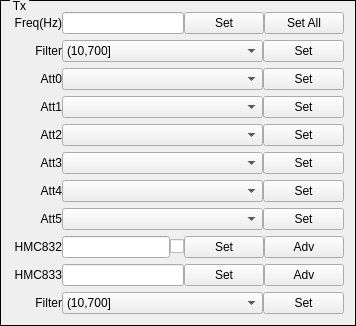
    <widget class="QGroupBox" name="groupBoxTx">
     <property name="styleSheet">
      <string notr="true">QGroupBox{ border:1px solid black; margin-top:0.5ex; }
QGroupBox::title { subcontrol-origin:margin; subcontrol-position:top left; top:-1px; left:10px; margin-left: 0px; padding:0 1px; }</string>
     </property>
     <property name="title">
      <string>Tx</string>
     </property>
     <layout class="QHBoxLayout" name="horizontalLayout_19">
      <item>
       <layout class="QVBoxLayout" name="verticalLayoutTx">
        <property name="spacing">
         <number>6</number>
        </property>
        <item>
         <layout class="QHBoxLayout" name="horizontalLayoutTx0">
          <property name="spacing">
           <number>0</number>
          </property>
          <item>
           <widget class="QLabel" name="labelTxFreq">
            <property name="sizePolicy">
             <sizepolicy hsizetype="Fixed" vsizetype="Fixed">
              <horstretch>0</horstretch>
              <verstretch>0</verstretch>
             </sizepolicy>
            </property>
            <property name="minimumSize">
             <size>
              <width>50</width>
              <height>16</height>
             </size>
            </property>
            <property name="text">
             <string>Freq(Hz)</string>
            </property>
            <property name="alignment">
             <set>Qt::AlignRight|Qt::AlignTrailing|Qt::AlignVCenter</set>
            </property>
           </widget>
          </item>
          <item>
           <widget class="QFreqScrollLineEdit" name="lineEditTxFreq">
            <property name="sizePolicy">
             <sizepolicy hsizetype="Expanding" vsizetype="Fixed">
              <horstretch>5</horstretch>
              <verstretch>0</verstretch>
             </sizepolicy>
            </property>
           </widget>
          </item>
          <item>
           <widget class="QPushButton" name="pushButtonSetTxFreq">
            <property name="sizePolicy">
             <sizepolicy hsizetype="Expanding" vsizetype="Fixed">
              <horstretch>1</horstretch>
              <verstretch>0</verstretch>
             </sizepolicy>
            </property>
            <property name="text">
             <string>Set</string>
            </property>
           </widget>
          </item>
          <item>
           <widget class="QPushButton" name="pushButtonSetTxAll">
            <property name="sizePolicy">
             <sizepolicy hsizetype="Expanding" vsizetype="Fixed">
              <horstretch>1</horstretch>
              <verstretch>0</verstretch>
             </sizepolicy>
            </property>
            <property name="text">
             <string>Set All</string>
            </property>
           </widget>
          </item>
         </layout>
        </item>
        <item>
         <layout class="QHBoxLayout" name="horizontalLayoutTx1_2">
          <property name="spacing">
           <number>0</number>
          </property>
          <item>
           <widget class="QLabel" name="labelTxFilter">
            <property name="sizePolicy">
             <sizepolicy hsizetype="Fixed" vsizetype="Fixed">
              <horstretch>0</horstretch>
              <verstretch>0</verstretch>
             </sizepolicy>
            </property>
            <property name="minimumSize">
             <size>
              <width>50</width>
              <height>16</height>
             </size>
            </property>
            <property name="text">
             <string>Filter</string>
            </property>
            <property name="alignment">
             <set>Qt::AlignRight|Qt::AlignTrailing|Qt::AlignVCenter</set>
            </property>
           </widget>
          </item>
          <item>
           <widget class="QComboBox" name="comboBoxTxFilter">
            <property name="sizePolicy">
             <sizepolicy hsizetype="Expanding" vsizetype="Fixed">
              <horstretch>5</horstretch>
              <verstretch>0</verstretch>
             </sizepolicy>
            </property>
            <item>
             <property name="text">
              <string>(10,700]</string>
             </property>
            </item>
            <item>
             <property name="text">
              <string>(700~1000]</string>
             </property>
            </item>
            <item>
             <property name="text">
              <string>(1000~2000]</string>
             </property>
            </item>
            <item>
             <property name="text">
              <string>(2000~2700]</string>
             </property>
            </item>
            <item>
             <property name="text">
              <string>(2700~3800]</string>
             </property>
            </item>
            <item>
             <property name="text">
              <string>(3800~6000]</string>
             </property>
            </item>
           </widget>
          </item>
          <item>
           <widget class="QPushButton" name="pushButtonSetTxFilter">
            <property name="sizePolicy">
             <sizepolicy hsizetype="Expanding" vsizetype="Fixed">
              <horstretch>2</horstretch>
              <verstretch>0</verstretch>
             </sizepolicy>
            </property>
            <property name="text">
             <string>Set</string>
            </property>
           </widget>
          </item>
         </layout>
        </item>
        <item>
         <layout class="QHBoxLayout" name="horizontalLayoutTx1">
          <property name="spacing">
           <number>0</number>
          </property>
          <item>
           <widget class="QLabel" name="labelTxAtt0">
            <property name="sizePolicy">
             <sizepolicy hsizetype="Fixed" vsizetype="Fixed">
              <horstretch>0</horstretch>
              <verstretch>0</verstretch>
             </sizepolicy>
            </property>
            <property name="minimumSize">
             <size>
              <width>50</width>
              <height>16</height>
             </size>
            </property>
            <property name="text">
             <string>Att0</string>
            </property>
            <property name="alignment">
             <set>Qt::AlignRight|Qt::AlignTrailing|Qt::AlignVCenter</set>
            </property>
           </widget>
          </item>
          <item>
           <widget class="QComboBox" name="comboBoxTxAtt0">
            <property name="sizePolicy">
             <sizepolicy hsizetype="Expanding" vsizetype="Fixed">
              <horstretch>5</horstretch>
              <verstretch>0</verstretch>
             </sizepolicy>
            </property>
           </widget>
          </item>
          <item>
           <widget class="QPushButton" name="pushButtonSetTxAtt0">
            <property name="sizePolicy">
             <sizepolicy hsizetype="Expanding" vsizetype="Fixed">
              <horstretch>2</horstretch>
              <verstretch>0</verstretch>
             </sizepolicy>
            </property>
            <property name="text">
             <string>Set</string>
            </property>
           </widget>
          </item>
         </layout>
        </item>
        <item>
         <layout class="QHBoxLayout" name="horizontalLayoutTx2">
          <property name="spacing">
           <number>0</number>
          </property>
          <item>
           <widget class="QLabel" name="labelTxAtt1">
            <property name="sizePolicy">
             <sizepolicy hsizetype="Fixed" vsizetype="Fixed">
              <horstretch>0</horstretch>
              <verstretch>0</verstretch>
             </sizepolicy>
            </property>
            <property name="minimumSize">
             <size>
              <width>50</width>
              <height>16</height>
             </size>
            </property>
            <property name="text">
             <string>Att1</string>
            </property>
            <property name="alignment">
             <set>Qt::AlignRight|Qt::AlignTrailing|Qt::AlignVCenter</set>
            </property>
           </widget>
          </item>
          <item>
           <widget class="QComboBox" name="comboBoxTxAtt1">
            <property name="sizePolicy">
             <sizepolicy hsizetype="Expanding" vsizetype="Fixed">
              <horstretch>5</horstretch>
              <verstretch>0</verstretch>
             </sizepolicy>
            </property>
           </widget>
          </item>
          <item>
           <widget class="QPushButton" name="pushButtonSetTxAtt1">
            <property name="sizePolicy">
             <sizepolicy hsizetype="Expanding" vsizetype="Fixed">
              <horstretch>2</horstretch>
              <verstretch>0</verstretch>
             </sizepolicy>
            </property>
            <property name="text">
             <string>Set</string>
            </property>
           </widget>
          </item>
         </layout>
        </item>
        <item>
         <layout class="QHBoxLayout" name="horizontalLayoutTx3">
          <property name="spacing">
           <number>0</number>
          </property>
          <item>
           <widget class="QLabel" name="labelTxAtt2">
            <property name="sizePolicy">
             <sizepolicy hsizetype="Fixed" vsizetype="Fixed">
              <horstretch>0</horstretch>
              <verstretch>0</verstretch>
             </sizepolicy>
            </property>
            <property name="minimumSize">
             <size>
              <width>50</width>
              <height>16</height>
             </size>
            </property>
            <property name="text">
             <string>Att2</string>
            </property>
            <property name="alignment">
             <set>Qt::AlignRight|Qt::AlignTrailing|Qt::AlignVCenter</set>
            </property>
           </widget>
          </item>
          <item>
           <widget class="QComboBox" name="comboBoxTxAtt2">
            <property name="sizePolicy">
             <sizepolicy hsizetype="Expanding" vsizetype="Fixed">
              <horstretch>5</horstretch>
              <verstretch>0</verstretch>
             </sizepolicy>
            </property>
           </widget>
          </item>
          <item>
           <widget class="QPushButton" name="pushButtonSetTxAtt2">
            <property name="sizePolicy">
             <sizepolicy hsizetype="Expanding" vsizetype="Fixed">
              <horstretch>2</horstretch>
              <verstretch>0</verstretch>
             </sizepolicy>
            </property>
            <property name="text">
             <string>Set</string>
            </property>
           </widget>
          </item>
         </layout>
        </item>
        <item>
         <layout class="QHBoxLayout" name="horizontalLayoutTx4">
          <property name="spacing">
           <number>0</number>
          </property>
          <item>
           <widget class="QLabel" name="labelTxAtt3">
            <property name="sizePolicy">
             <sizepolicy hsizetype="Fixed" vsizetype="Fixed">
              <horstretch>0</horstretch>
              <verstretch>0</verstretch>
             </sizepolicy>
            </property>
            <property name="minimumSize">
             <size>
              <width>50</width>
              <height>16</height>
             </size>
            </property>
            <property name="text">
             <string>Att3</string>
            </property>
            <property name="alignment">
             <set>Qt::AlignRight|Qt::AlignTrailing|Qt::AlignVCenter</set>
            </property>
           </widget>
          </item>
          <item>
           <widget class="QComboBox" name="comboBoxTxAtt3">
            <property name="sizePolicy">
             <sizepolicy hsizetype="Expanding" vsizetype="Fixed">
              <horstretch>5</horstretch>
              <verstretch>0</verstretch>
             </sizepolicy>
            </property>
           </widget>
          </item>
          <item>
           <widget class="QPushButton" name="pushButtonSetTxAtt3">
            <property name="sizePolicy">
             <sizepolicy hsizetype="Expanding" vsizetype="Fixed">
              <horstretch>2</horstretch>
              <verstretch>0</verstretch>
             </sizepolicy>
            </property>
            <property name="text">
             <string>Set</string>
            </property>
           </widget>
          </item>
         </layout>
        </item>
        <item>
         <layout class="QHBoxLayout" name="horizontalLayoutTx5">
          <property name="spacing">
           <number>0</number>
          </property>
          <item>
           <widget class="QLabel" name="labelTxAtt4">
            <property name="sizePolicy">
             <sizepolicy hsizetype="Fixed" vsizetype="Fixed">
              <horstretch>0</horstretch>
              <verstretch>0</verstretch>
             </sizepolicy>
            </property>
            <property name="minimumSize">
             <size>
              <width>50</width>
              <height>16</height>
             </size>
            </property>
            <property name="text">
             <string>Att4</string>
            </property>
            <property name="alignment">
             <set>Qt::AlignRight|Qt::AlignTrailing|Qt::AlignVCenter</set>
            </property>
           </widget>
          </item>
          <item>
           <widget class="QComboBox" name="comboBoxTxAtt4">
            <property name="sizePolicy">
             <sizepolicy hsizetype="Expanding" vsizetype="Fixed">
              <horstretch>5</horstretch>
              <verstretch>0</verstretch>
             </sizepolicy>
            </property>
           </widget>
          </item>
          <item>
           <widget class="QPushButton" name="pushButtonSetTxAtt4">
            <property name="sizePolicy">
             <sizepolicy hsizetype="Expanding" vsizetype="Fixed">
              <horstretch>2</horstretch>
              <verstretch>0</verstretch>
             </sizepolicy>
            </property>
            <property name="text">
             <string>Set</string>
            </property>
           </widget>
          </item>
         </layout>
        </item>
        <item>
         <layout class="QHBoxLayout" name="horizontalLayoutTx5_2">
          <property name="spacing">
           <number>0</number>
          </property>
          <item>
           <widget class="QLabel" name="labelTxAtt5">
            <property name="sizePolicy">
             <sizepolicy hsizetype="Fixed" vsizetype="Fixed">
              <horstretch>0</horstretch>
              <verstretch>0</verstretch>
             </sizepolicy>
            </property>
            <property name="minimumSize">
             <size>
              <width>50</width>
              <height>16</height>
             </size>
            </property>
            <property name="text">
             <string>Att5</string>
            </property>
            <property name="alignment">
             <set>Qt::AlignRight|Qt::AlignTrailing|Qt::AlignVCenter</set>
            </property>
           </widget>
          </item>
          <item>
           <widget class="QComboBox" name="comboBoxTxAtt5">
            <property name="sizePolicy">
             <sizepolicy hsizetype="Expanding" vsizetype="Fixed">
              <horstretch>5</horstretch>
              <verstretch>0</verstretch>
             </sizepolicy>
            </property>
           </widget>
          </item>
          <item>
           <widget class="QPushButton" name="pushButtonSetTxAtt5">
            <property name="sizePolicy">
             <sizepolicy hsizetype="Expanding" vsizetype="Fixed">
              <horstretch>2</horstretch>
              <verstretch>0</verstretch>
             </sizepolicy>
            </property>
            <property name="text">
             <string>Set</string>
            </property>
           </widget>
          </item>
         </layout>
        </item>
        <item>
         <layout class="QHBoxLayout" name="horizontalLayoutTx5_3">
          <property name="spacing">
           <number>0</number>
          </property>
          <item>
           <widget class="QLabel" name="labelTxAtt5_2">
            <property name="sizePolicy">
             <sizepolicy hsizetype="Fixed" vsizetype="Fixed">
              <horstretch>0</horstretch>
              <verstretch>0</verstretch>
             </sizepolicy>
            </property>
            <property name="minimumSize">
             <size>
              <width>50</width>
              <height>16</height>
             </size>
            </property>
            <property name="text">
             <string>HMC832</string>
            </property>
            <property name="alignment">
             <set>Qt::AlignRight|Qt::AlignTrailing|Qt::AlignVCenter</set>
            </property>
           </widget>
          </item>
          <item>
           <widget class="QLineEdit" name="lineEditTxHMC832Freq">
            <property name="sizePolicy">
             <sizepolicy hsizetype="Expanding" vsizetype="Fixed">
              <horstretch>5</horstretch>
              <verstretch>0</verstretch>
             </sizepolicy>
            </property>
           </widget>
          </item>
          <item>
           <widget class="QCheckBox" name="checkBoxTxHMC832">
            <property name="text">
             <string/>
            </property>
           </widget>
          </item>
          <item>
           <widget class="QPushButton" name="pushButtonSetTxHMC832">
            <property name="sizePolicy">
             <sizepolicy hsizetype="Expanding" vsizetype="Fixed">
              <horstretch>2</horstretch>
              <verstretch>0</verstretch>
             </sizepolicy>
            </property>
            <property name="text">
             <string>Set</string>
            </property>
           </widget>
          </item>
          <item>
           <widget class="QPushButton" name="pushButtonTxHMC832Adv">
            <property name="sizePolicy">
             <sizepolicy hsizetype="Expanding" vsizetype="Fixed">
              <horstretch>2</horstretch>
              <verstretch>0</verstretch>
             </sizepolicy>
            </property>
            <property name="text">
             <string>Adv</string>
            </property>
           </widget>
          </item>
         </layout>
        </item>
        <item>
         <layout class="QHBoxLayout" name="horizontalLayoutTx5_4">
          <property name="spacing">
           <number>0</number>
          </property>
          <item>
           <widget class="QLabel" name="labelTxHMC833">
            <property name="sizePolicy">
             <sizepolicy hsizetype="Fixed" vsizetype="Fixed">
              <horstretch>0</horstretch>
              <verstretch>0</verstretch>
             </sizepolicy>
            </property>
            <property name="minimumSize">
             <size>
              <width>50</width>
              <height>16</height>
             </size>
            </property>
            <property name="text">
             <string>HMC833</string>
            </property>
            <property name="alignment">
             <set>Qt::AlignRight|Qt::AlignTrailing|Qt::AlignVCenter</set>
            </property>
           </widget>
          </item>
          <item>
           <widget class="QFreqScrollLineEdit" name="lineEditTxHMC833Freq">
            <property name="sizePolicy">
             <sizepolicy hsizetype="Expanding" vsizetype="Fixed">
              <horstretch>5</horstretch>
              <verstretch>0</verstretch>
             </sizepolicy>
            </property>
           </widget>
          </item>
          <item>
           <widget class="QPushButton" name="pushButtonSetTxHMC833">
            <property name="sizePolicy">
             <sizepolicy hsizetype="Expanding" vsizetype="Fixed">
              <horstretch>2</horstretch>
              <verstretch>0</verstretch>
             </sizepolicy>
            </property>
            <property name="text">
             <string>Set</string>
            </property>
           </widget>
          </item>
          <item>
           <widget class="QPushButton" name="pushButtonTxHMC833Adv">
            <property name="sizePolicy">
             <sizepolicy hsizetype="Expanding" vsizetype="Fixed">
              <horstretch>2</horstretch>
              <verstretch>0</verstretch>
             </sizepolicy>
            </property>
            <property name="text">
             <string>Adv</string>
            </property>
           </widget>
          </item>
         </layout>
        </item>
        <item>
         <layout class="QHBoxLayout" name="horizontalLayoutTx1_3">
          <property name="spacing">
           <number>0</number>
          </property>
          <item>
           <widget class="QLabel" name="labelTxHMC833Filter">
            <property name="sizePolicy">
             <sizepolicy hsizetype="Fixed" vsizetype="Fixed">
              <horstretch>0</horstretch>
              <verstretch>0</verstretch>
             </sizepolicy>
            </property>
            <property name="minimumSize">
             <size>
              <width>50</width>
              <height>16</height>
             </size>
            </property>
            <property name="text">
             <string>Filter</string>
            </property>
            <property name="alignment">
             <set>Qt::AlignRight|Qt::AlignTrailing|Qt::AlignVCenter</set>
            </property>
           </widget>
          </item>
          <item>
           <widget class="QComboBox" name="comboBoxTxHMC833Filter">
            <property name="sizePolicy">
             <sizepolicy hsizetype="Expanding" vsizetype="Fixed">
              <horstretch>5</horstretch>
              <verstretch>0</verstretch>
             </sizepolicy>
            </property>
            <item>
             <property name="text">
              <string>(10,700]</string>
             </property>
            </item>
            <item>
             <property name="text">
              <string>(700~1000]</string>
             </property>
            </item>
            <item>
             <property name="text">
              <string>(1000~2000]</string>
             </property>
            </item>
            <item>
             <property name="text">
              <string>(2000~2700]</string>
             </property>
            </item>
            <item>
             <property name="text">
              <string>(2700~3800]</string>
             </property>
            </item>
            <item>
             <property name="text">
              <string>(3800~6000]</string>
             </property>
            </item>
           </widget>
          </item>
          <item>
           <widget class="QPushButton" name="pushButtonSetTxHMC833Filter">
            <property name="sizePolicy">
             <sizepolicy hsizetype="Expanding" vsizetype="Fixed">
              <horstretch>2</horstretch>
              <verstretch>0</verstretch>
             </sizepolicy>
            </property>
            <property name="text">
             <string>Set</string>
            </property>
           </widget>
          </item>
         </layout>
        </item>
       </layout>
      </item>
     </layout>
    </widget>
